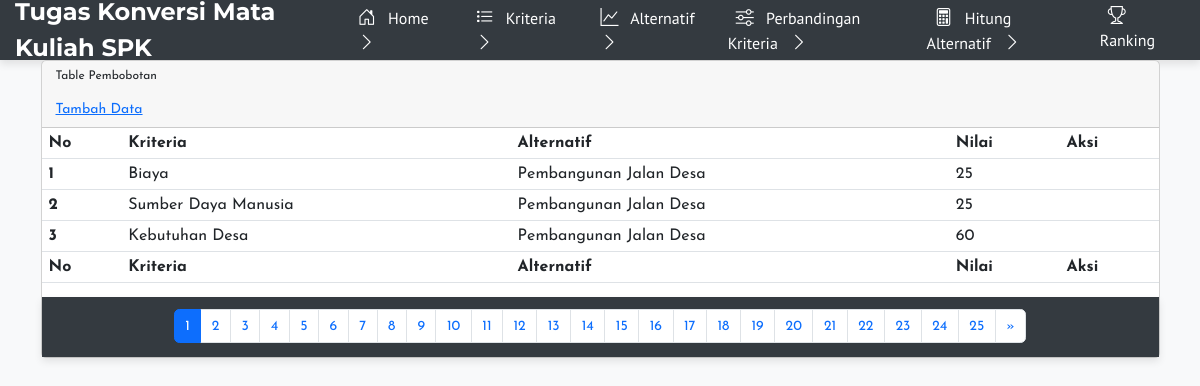
/hitung_alternatif.php, run on the app's committed database.
### tables this page shows
CREATE TABLE `pembobotan` (
  `id_nilai` int(11) NOT NULL,
  `id_alternatif` int(11) NOT NULL,
  `id` int(11) NOT NULL,
  `nilai` text NOT NULL
);

CREATE TABLE `kriteria` (
  `id` int(11) NOT NULL,
  `nama` varchar(20) NOT NULL
);

CREATE TABLE `alternatif` (
  `id_alternatif` int(11) NOT NULL,
  `kode_alternatif` varchar(10) DEFAULT NULL,
  `nama` varchar(50) DEFAULT NULL,
  `vektor_s` float DEFAULT NULL,
  `vektor_v` float DEFAULT NULL
);

### controller/bobot_alternatif.php (called while the page is built, shortened)
<?php
function Koneksi()
{
    return mysqli_connect("localhost", "root", "", "tubes_spk");
}
function Index($query)
{
    $koneksi = Koneksi();
    $result = mysqli_query($koneksi, $query);
    $rows = [];
    while ($row = mysqli_fetch_assoc($result)) {
        $rows[] = $row;
    }
    return $rows;
}

### hitung_alternatif.php (the view, shortened to what this page needs)
<head>
	<link rel="stylesheet" type="text/css" href="semantic/dist/semantic.min.css">
</head>
<?php
include('navbar.php');
?>
<?php
require("controller/bobot_alternatif.php");
$halaman = 3;
$aktif = (isset($_GET["page"])) ? $_GET["page"] : 1;
$awal = ($halaman * $aktif) - $halaman;
$data = Index("SELECT * FROM pembobotan LIMIT $awal,$halaman");
$banding1 = Index("SELECT * FROM alternatif");
$banding2 = Index("SELECT * FROM kriteria");
?>
<section class="section">
	<div class="container">
		<div class="row">
			<div class="columns">
				<div class="column">
					<div class="card animate__animated animate__zoomIn">
						<div class="card-header">
							<p class="card-header-title">Table Pembobotan</p>
							<div class="buttons card-header-icon">
							<a class="button is-link animate__animated animate__bounceInRight" href="pembobotan/add.php">
								<span class="ml-2">Tambah Data</span>
							</a>
							</div>
						</div>
						<div class="card-content">
							<div class="table-container">
								<table class="table is-fullwidth">
									<thead class="has-background-success">
										<tr>
											<th class="has-text-white">No</th>
											<th class="has-text-white">Kriteria</th>
											<th class="has-text-white">Alternatif</th>
											<th class="has-text-white">Nilai</th>
											<th class="has-text-white">Aksi</th>
										</tr>
									</thead>
									<tfoot class="has-background-success has-text-white">
										<tr>
											<th class="has-text-white">No</th>
											<th class="has-text-white">Kriteria</th>
											<th class="has-text-white">Alternatif</th>
											<th class="has-text-white">Nilai</th>
											<th class="has-text-white">Aksi</th>
										</tr>
									</tfoot>
									<tbody>
										<?php $i = 1 + $awal ?>
										<?php foreach ($data as $row): ?>
											<tr>
												<th>
													<?= $i ?>
												</th>
												<td>
													<?php foreach ($banding2 as $hasil): ?>
														<?php if ($row["id"] == $hasil["id"]): ?>
															<?= $hasil["nama"] ?>
														<?php endif ?>
													<?php endforeach ?>
												</td>
												<td>
													<?php foreach ($banding1 as $result): ?>
														<?php if ($row["id_alternatif"] == $result["id_alternatif"]): ?>
															<?= $result["nama"] ?>
														<?php endif ?>
													<?php endforeach ?>
												</td>
												<td>
													<?php if ($row["nilai"] > 1000000): ?>
														<?= "Rp " . number_format($row["nilai"], 2, ',', '.'); ?>
													</td>
												<?php else: ?>
													<?= $row["nilai"] ?>
												<?php endif ?>
												<td>
												</td>
											</tr>
											<?php $i++ ?>
										<?php endforeach ?>
									</tbody>
								</table>
							</div>
							<?php require 'controller/PaginationBobot.php'; ?>
						</div>
					</div>
				</div>
			</div>
		</div>
	</div>
</section>

### style1.css (style rules this page uses)
body { margin: 0; padding: 0; background-color: #f5f5f5; font-family: 'Montserrat', sans-serif; }
p { font-size: 12px; }

### navbar.php (style rules this page uses)
body { font-family: 'Josefin Sans', sans-serif; background-color: #f8f9fa; }

### data on the page
pembobotan: nilai "25"
kriteria: nama "Biaya"
alternatif: nama "Pembangunan Jalan Desa"
pembobotan: nilai "25"
kriteria: nama "Sumber Daya Manusia"
pembobotan: nilai "60"
kriteria: nama "Kebutuhan Desa"
